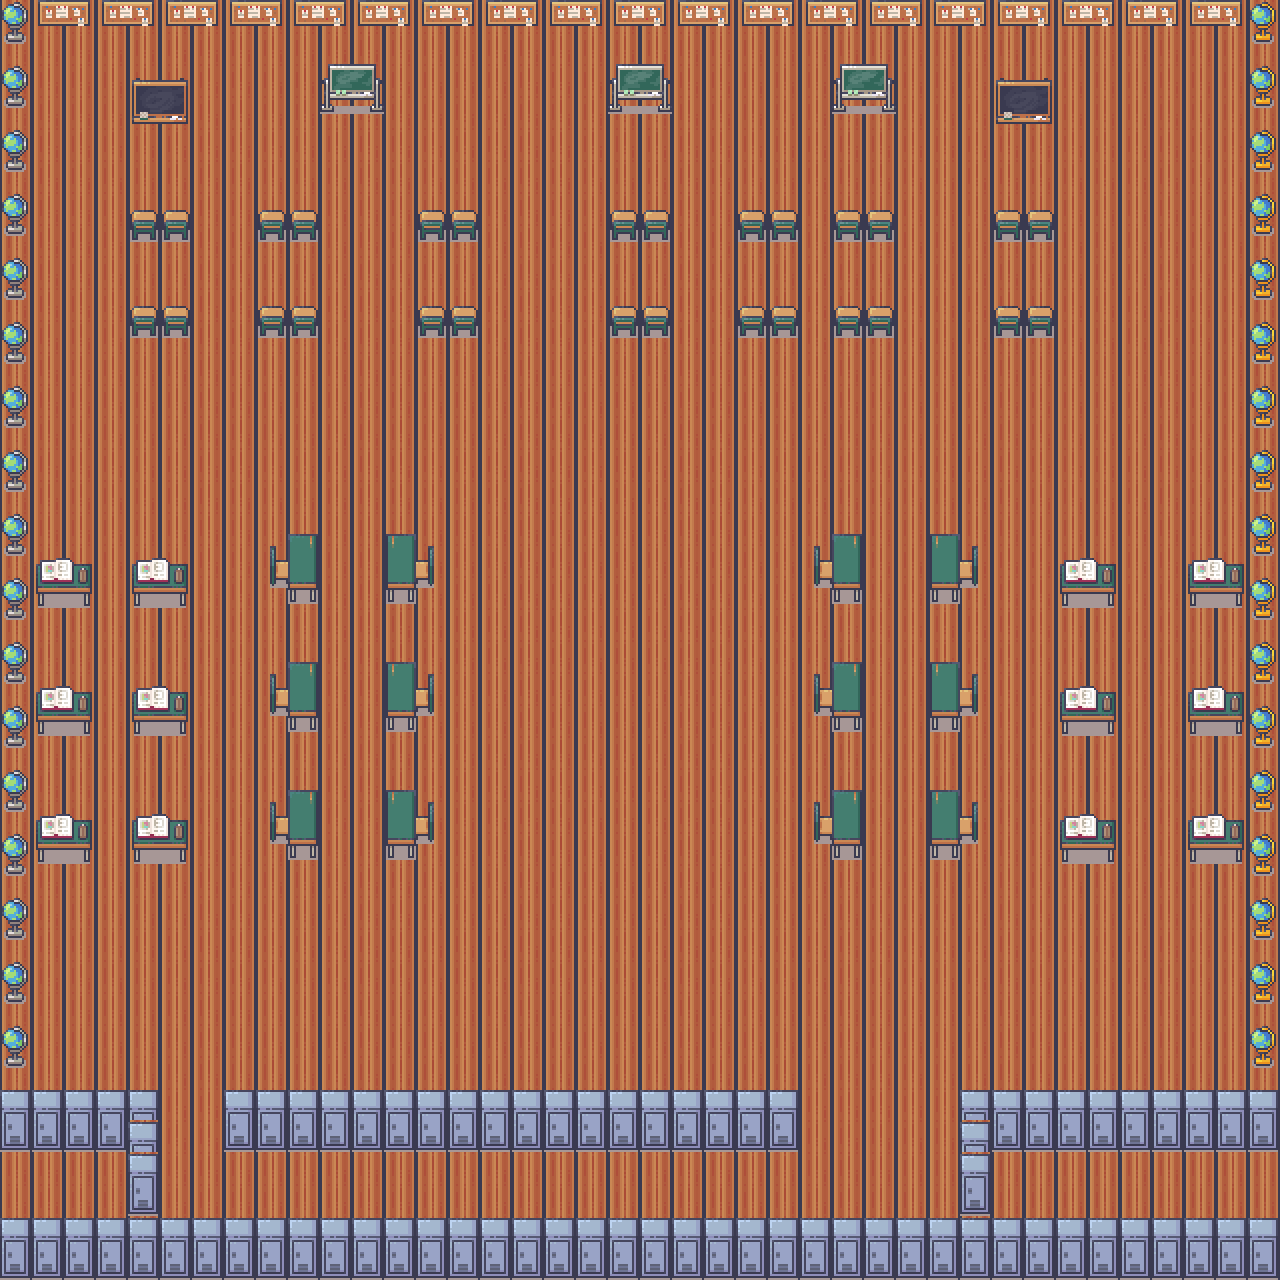

This game map was drawn from its Tiled (.tmx) file and the tilesets committed beside it. A one-line description and the trimmed map source follow:
An orthogonal 40x40 tile map with 32x32 px tiles, 3 tile layers (Below Player, World, Above Player) and 1 object (Spawn Point).

<map version="1.4" tiledversion="1.4.3" orientation="orthogonal" renderorder="right-down" width="40" height="40" tilewidth="32" tileheight="32" infinite="0" nextlayerid="5" nextobjectid="277">
 <editorsettings>
  <export format="json" />
 </editorsettings>
 <properties>
  <property name="edges" value="clamped" />
 </properties>
 <tileset firstgid="1" name="ConferenceItems" tilewidth="32" tileheight="32" tilecount="896" columns="16">
  <properties>
   <property name="collides" type="bool" value="true" />
  </properties>
  <image source="../tilesets/conference-items.png" width="512" height="1792" />
 </tileset>
 <layer id="1" name="Below Player" width="40" height="40">
  <data>[1600 cells, 1600 non-empty, 1 distinct tile ids]</data>
 </layer>
 <layer id="2" name="World" width="40" height="40">
  <data>[1600 cells, 448 non-empty, 34 distinct tile ids]</data>
 </layer>
 <layer id="3" name="Above Player" width="40" height="40">
  <data>[1600 cells, 0 non-empty, 0 distinct tile ids]</data>
 </layer>
 <objectgroup id="4" name="Objects" locked="1">
  <object id="275" name="Spawn Point" x="352" y="1216">
   <point />
  </object>
 </objectgroup>
</map>
